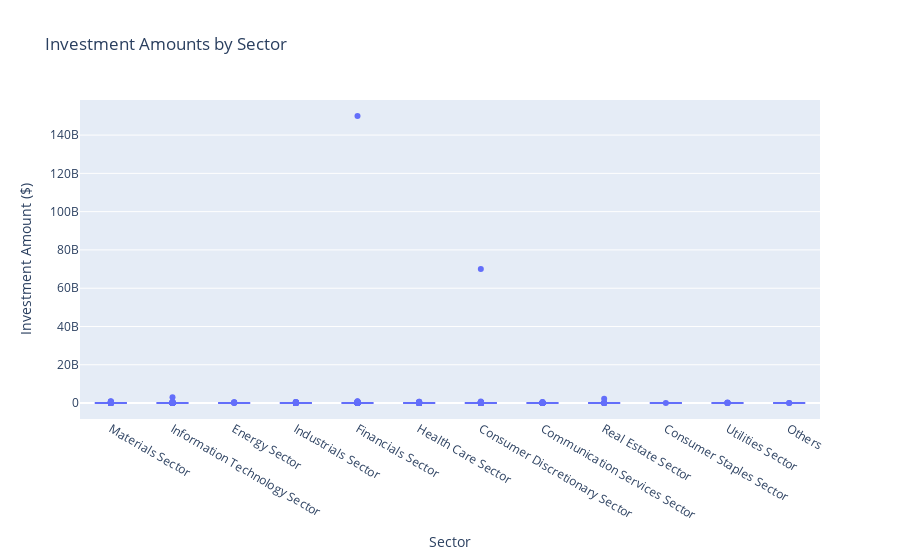

Notebook code cell kept with this figure:
### Code cell
# Box Plot of Investment Amounts by Sector
fig = px.box(final_dataset, x='sector', y='amount($)', title='Investment Amounts by Sector')
fig.update_layout(xaxis_title='Sector', yaxis_title='Investment Amount ($)')
fig.show()

### Figure 1 — Plotly figure (JSON) as saved in the notebook; plotly's stock layout.template omitted (floating-point values rounded to 4 significant figures; data arrays with more than 128 entries replaced by an {"elided": "..."} marker saying what was removed)
{"data": [{"alignmentgroup": "True", "hovertemplate": "sector=%{x}<br>amount($)=%{y}<extra></extra>", "legendgroup": "", "marker": {"color": "#636efa"}, "name": "", "notched": false, "offsetgroup": "", "orientation": "v", "showlegend": false, "type": "box", "x": {"elided": "2856 str values"}, "x0": " ", "xaxis": "x", "y": {"elided": "2856 float values"}, "y0": " ", "yaxis": "y"}], "layout": {"boxmode": "group", "legend": {"tracegroupgap": 0}, "title": {"text": "Investment Amounts by Sector"}, "xaxis": {"anchor": "y", "domain": [0, 1], "title": {"text": "Sector"}}, "yaxis": {"anchor": "x", "domain": [0, 1], "title": {"text": "Investment Amount ($)"}}}}
